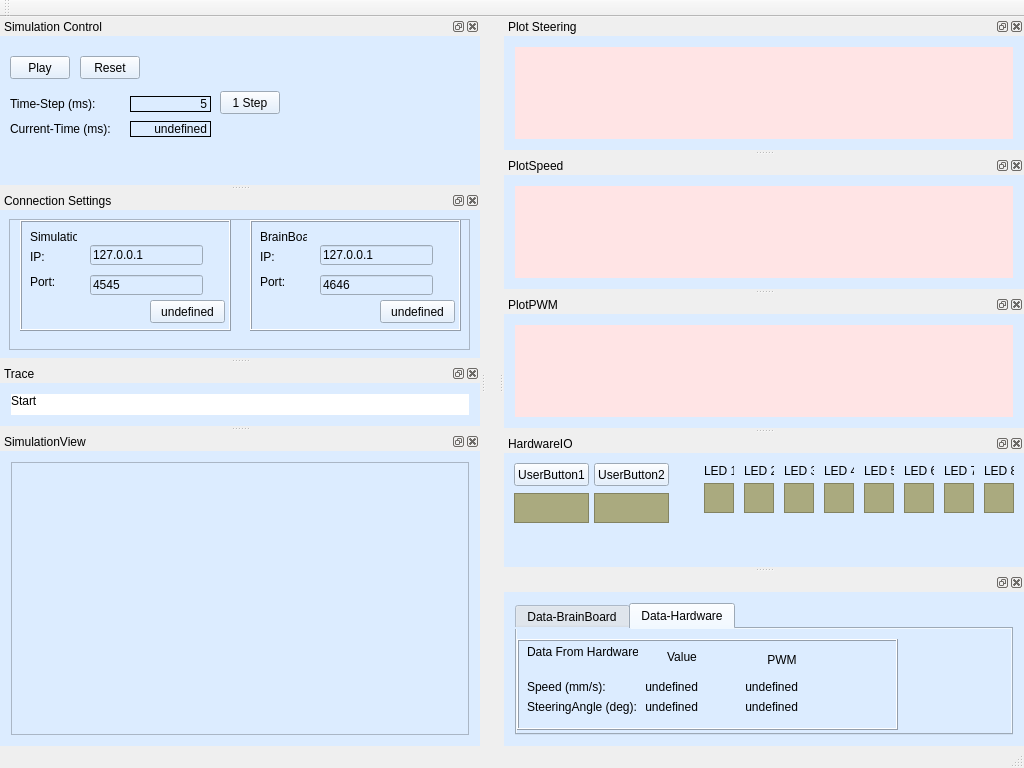
<?xml version="1.0" encoding="UTF-8"?>
<ui version="4.0">
 <class>MainWindow</class>
 <widget class="QMainWindow" name="MainWindow">
  <property name="geometry">
   <rect>
    <x>0</x>
    <y>0</y>
    <width>1024</width>
    <height>768</height>
   </rect>
  </property>
  <property name="windowTitle">
   <string>MainWindow</string>
  </property>
  <widget class="QWidget" name="centralWidget">
   <property name="layoutDirection">
    <enum>Qt::LeftToRight</enum>
   </property>
  </widget>
  <widget class="QMenuBar" name="menuBar">
   <property name="geometry">
    <rect>
     <x>0</x>
     <y>0</y>
     <width>1024</width>
     <height>21</height>
    </rect>
   </property>
  </widget>
  <widget class="QToolBar" name="mainToolBar">
   <attribute name="toolBarArea">
    <enum>TopToolBarArea</enum>
   </attribute>
   <attribute name="toolBarBreak">
    <bool>false</bool>
   </attribute>
  </widget>
  <widget class="QStatusBar" name="statusBar"/>
  <widget class="QDockWidget" name="dockWidgetPlotSteering">
   <property name="minimumSize">
    <size>
     <width>320</width>
     <height>100</height>
    </size>
   </property>
   <property name="styleSheet">
    <string notr="true">background-color: rgb(220, 236, 255);</string>
   </property>
   <property name="windowTitle">
    <string>Plot Steering</string>
   </property>
   <attribute name="dockWidgetArea">
    <number>2</number>
   </attribute>
   <widget class="QWidget" name="dockWidgetContents">
    <layout class="QGridLayout" name="gridLayout_2">
     <item row="0" column="0">
      <widget class="QCustomPlot" name="plotSteeringAngle" native="true">
       <property name="styleSheet">
        <string notr="true">background-color: rgb(255, 228, 229);</string>
       </property>
      </widget>
     </item>
    </layout>
   </widget>
  </widget>
  <widget class="QDockWidget" name="dockWidgetPlotSpeed_2">
   <property name="minimumSize">
    <size>
     <width>76</width>
     <height>100</height>
    </size>
   </property>
   <property name="styleSheet">
    <string notr="true">background-color: rgb(220, 236, 255);</string>
   </property>
   <property name="windowTitle">
    <string>PlotSpeed</string>
   </property>
   <attribute name="dockWidgetArea">
    <number>2</number>
   </attribute>
   <widget class="QWidget" name="dockWidgetContents_2">
    <layout class="QGridLayout" name="gridLayout">
     <item row="0" column="0">
      <widget class="QCustomPlot" name="plotSpeed" native="true">
       <property name="styleSheet">
        <string notr="true">background-color: rgb(255, 228, 229);</string>
       </property>
      </widget>
     </item>
    </layout>
   </widget>
  </widget>
  <widget class="QDockWidget" name="dockWidgetPlotPWM">
   <property name="minimumSize">
    <size>
     <width>76</width>
     <height>100</height>
    </size>
   </property>
   <property name="styleSheet">
    <string notr="true">background-color: rgb(220, 236, 255);</string>
   </property>
   <property name="windowTitle">
    <string>PlotPWM</string>
   </property>
   <attribute name="dockWidgetArea">
    <number>2</number>
   </attribute>
   <widget class="QWidget" name="dockWidgetContents_3">
    <layout class="QGridLayout" name="gridLayout_4">
     <item row="0" column="0">
      <widget class="QCustomPlot" name="plotPWM" native="true">
       <property name="styleSheet">
        <string notr="true">background-color: rgb(255, 228, 229);</string>
       </property>
      </widget>
     </item>
    </layout>
   </widget>
  </widget>
  <widget class="QDockWidget" name="dockWidgetSimulationControl">
   <property name="minimumSize">
    <size>
     <width>290</width>
     <height>150</height>
    </size>
   </property>
   <property name="styleSheet">
    <string notr="true">background-color: rgb(220, 236, 255);</string>
   </property>
   <property name="windowTitle">
    <string>Simulation Control</string>
   </property>
   <attribute name="dockWidgetArea">
    <number>1</number>
   </attribute>
   <widget class="QWidget" name="dockWidgetContents_4">
    <widget class="QPushButton" name="pushButtonSimulationStepForward">
     <property name="geometry">
      <rect>
       <x>220</x>
       <y>55</y>
       <width>60</width>
       <height>23</height>
      </rect>
     </property>
     <property name="text">
      <string>1 Step</string>
     </property>
    </widget>
    <widget class="QPushButton" name="pushButtonSimulationReset">
     <property name="geometry">
      <rect>
       <x>80</x>
       <y>20</y>
       <width>60</width>
       <height>23</height>
      </rect>
     </property>
     <property name="text">
      <string>Reset</string>
     </property>
    </widget>
    <widget class="QLabel" name="label">
     <property name="geometry">
      <rect>
       <x>10</x>
       <y>85</y>
       <width>100</width>
       <height>16</height>
      </rect>
     </property>
     <property name="text">
      <string>Current-Time (ms):</string>
     </property>
    </widget>
    <widget class="QLabel" name="label_2">
     <property name="geometry">
      <rect>
       <x>10</x>
       <y>60</y>
       <width>100</width>
       <height>16</height>
      </rect>
     </property>
     <property name="text">
      <string>Time-Step (ms):</string>
     </property>
    </widget>
    <widget class="QLabel" name="labelSimulationCurrentTime">
     <property name="geometry">
      <rect>
       <x>130</x>
       <y>85</y>
       <width>81</width>
       <height>16</height>
      </rect>
     </property>
     <property name="layoutDirection">
      <enum>Qt::LeftToRight</enum>
     </property>
     <property name="frameShape">
      <enum>QFrame::Box</enum>
     </property>
     <property name="text">
      <string>undefined</string>
     </property>
     <property name="textFormat">
      <enum>Qt::AutoText</enum>
     </property>
     <property name="alignment">
      <set>Qt::AlignRight|Qt::AlignTrailing|Qt::AlignVCenter</set>
     </property>
    </widget>
    <widget class="QLabel" name="labelSimulationTimeStep">
     <property name="geometry">
      <rect>
       <x>130</x>
       <y>60</y>
       <width>81</width>
       <height>16</height>
      </rect>
     </property>
     <property name="layoutDirection">
      <enum>Qt::LeftToRight</enum>
     </property>
     <property name="styleSheet">
      <string notr="true">border-color: rgb(0, 0, 0);</string>
     </property>
     <property name="frameShape">
      <enum>QFrame::Box</enum>
     </property>
     <property name="text">
      <string>5</string>
     </property>
     <property name="textFormat">
      <enum>Qt::AutoText</enum>
     </property>
     <property name="alignment">
      <set>Qt::AlignRight|Qt::AlignTrailing|Qt::AlignVCenter</set>
     </property>
    </widget>
    <widget class="QPushButton" name="pushButtonSimulationPlay">
     <property name="geometry">
      <rect>
       <x>10</x>
       <y>20</y>
       <width>60</width>
       <height>23</height>
      </rect>
     </property>
     <property name="text">
      <string>Play</string>
     </property>
    </widget>
   </widget>
  </widget>
  <widget class="QDockWidget" name="dockWidgetHardwareIO">
   <property name="minimumSize">
    <size>
     <width>520</width>
     <height>100</height>
    </size>
   </property>
   <property name="styleSheet">
    <string notr="true">background-color: rgb(220, 236, 255);</string>
   </property>
   <property name="windowTitle">
    <string>HardwareIO</string>
   </property>
   <attribute name="dockWidgetArea">
    <number>2</number>
   </attribute>
   <widget class="QWidget" name="dockWidgetContents_12">
    <widget class="QPushButton" name="pushButtonUserButton1">
     <property name="geometry">
      <rect>
       <x>10</x>
       <y>10</y>
       <width>75</width>
       <height>23</height>
      </rect>
     </property>
     <property name="text">
      <string>UserButton1</string>
     </property>
    </widget>
    <widget class="QPushButton" name="pushButtonUserButton2">
     <property name="geometry">
      <rect>
       <x>90</x>
       <y>10</y>
       <width>75</width>
       <height>23</height>
      </rect>
     </property>
     <property name="text">
      <string>UserButton2</string>
     </property>
    </widget>
    <widget class="QLabel" name="label_9">
     <property name="geometry">
      <rect>
       <x>200</x>
       <y>10</y>
       <width>30</width>
       <height>16</height>
      </rect>
     </property>
     <property name="text">
      <string>LED 1</string>
     </property>
    </widget>
    <widget class="QFrame" name="frameLED1">
     <property name="geometry">
      <rect>
       <x>200</x>
       <y>30</y>
       <width>30</width>
       <height>30</height>
      </rect>
     </property>
     <property name="styleSheet">
      <string notr="true">background-color: rgb(170, 170, 127);</string>
     </property>
     <property name="frameShape">
      <enum>QFrame::StyledPanel</enum>
     </property>
     <property name="frameShadow">
      <enum>QFrame::Raised</enum>
     </property>
    </widget>
    <widget class="QFrame" name="frameLED2">
     <property name="geometry">
      <rect>
       <x>240</x>
       <y>30</y>
       <width>30</width>
       <height>30</height>
      </rect>
     </property>
     <property name="styleSheet">
      <string notr="true">background-color: rgb(170, 170, 127);</string>
     </property>
     <property name="frameShape">
      <enum>QFrame::StyledPanel</enum>
     </property>
     <property name="frameShadow">
      <enum>QFrame::Raised</enum>
     </property>
    </widget>
    <widget class="QLabel" name="label_10">
     <property name="geometry">
      <rect>
       <x>240</x>
       <y>10</y>
       <width>30</width>
       <height>16</height>
      </rect>
     </property>
     <property name="text">
      <string>LED 2</string>
     </property>
    </widget>
    <widget class="QFrame" name="frameLED3">
     <property name="geometry">
      <rect>
       <x>280</x>
       <y>30</y>
       <width>30</width>
       <height>30</height>
      </rect>
     </property>
     <property name="styleSheet">
      <string notr="true">background-color: rgb(170, 170, 127);</string>
     </property>
     <property name="frameShape">
      <enum>QFrame::StyledPanel</enum>
     </property>
     <property name="frameShadow">
      <enum>QFrame::Raised</enum>
     </property>
    </widget>
    <widget class="QLabel" name="label_11">
     <property name="geometry">
      <rect>
       <x>320</x>
       <y>10</y>
       <width>30</width>
       <height>16</height>
      </rect>
     </property>
     <property name="text">
      <string>LED 4</string>
     </property>
    </widget>
    <widget class="QLabel" name="label_12">
     <property name="geometry">
      <rect>
       <x>280</x>
       <y>10</y>
       <width>30</width>
       <height>16</height>
      </rect>
     </property>
     <property name="text">
      <string>LED 3</string>
     </property>
    </widget>
    <widget class="QFrame" name="frameLED4">
     <property name="geometry">
      <rect>
       <x>320</x>
       <y>30</y>
       <width>30</width>
       <height>30</height>
      </rect>
     </property>
     <property name="styleSheet">
      <string notr="true">background-color: rgb(170, 170, 127);</string>
     </property>
     <property name="frameShape">
      <enum>QFrame::StyledPanel</enum>
     </property>
     <property name="frameShadow">
      <enum>QFrame::Raised</enum>
     </property>
    </widget>
    <widget class="QFrame" name="frameLED5">
     <property name="geometry">
      <rect>
       <x>360</x>
       <y>30</y>
       <width>30</width>
       <height>30</height>
      </rect>
     </property>
     <property name="styleSheet">
      <string notr="true">background-color: rgb(170, 170, 127);</string>
     </property>
     <property name="frameShape">
      <enum>QFrame::StyledPanel</enum>
     </property>
     <property name="frameShadow">
      <enum>QFrame::Raised</enum>
     </property>
    </widget>
    <widget class="QLabel" name="label_13">
     <property name="geometry">
      <rect>
       <x>480</x>
       <y>10</y>
       <width>30</width>
       <height>16</height>
      </rect>
     </property>
     <property name="text">
      <string>LED 8</string>
     </property>
    </widget>
    <widget class="QFrame" name="frameLED7">
     <property name="geometry">
      <rect>
       <x>440</x>
       <y>30</y>
       <width>30</width>
       <height>30</height>
      </rect>
     </property>
     <property name="styleSheet">
      <string notr="true">background-color: rgb(170, 170, 127);</string>
     </property>
     <property name="frameShape">
      <enum>QFrame::StyledPanel</enum>
     </property>
     <property name="frameShadow">
      <enum>QFrame::Raised</enum>
     </property>
    </widget>
    <widget class="QLabel" name="label_14">
     <property name="geometry">
      <rect>
       <x>440</x>
       <y>10</y>
       <width>30</width>
       <height>16</height>
      </rect>
     </property>
     <property name="text">
      <string>LED 7</string>
     </property>
    </widget>
    <widget class="QLabel" name="label_15">
     <property name="geometry">
      <rect>
       <x>400</x>
       <y>10</y>
       <width>30</width>
       <height>16</height>
      </rect>
     </property>
     <property name="text">
      <string>LED 6</string>
     </property>
    </widget>
    <widget class="QFrame" name="frameLED8">
     <property name="geometry">
      <rect>
       <x>480</x>
       <y>30</y>
       <width>30</width>
       <height>30</height>
      </rect>
     </property>
     <property name="styleSheet">
      <string notr="true">background-color: rgb(170, 170, 127);</string>
     </property>
     <property name="frameShape">
      <enum>QFrame::StyledPanel</enum>
     </property>
     <property name="frameShadow">
      <enum>QFrame::Raised</enum>
     </property>
    </widget>
    <widget class="QLabel" name="label_16">
     <property name="geometry">
      <rect>
       <x>360</x>
       <y>10</y>
       <width>30</width>
       <height>16</height>
      </rect>
     </property>
     <property name="text">
      <string>LED 5</string>
     </property>
    </widget>
    <widget class="QFrame" name="frameLED6">
     <property name="geometry">
      <rect>
       <x>400</x>
       <y>30</y>
       <width>30</width>
       <height>30</height>
      </rect>
     </property>
     <property name="styleSheet">
      <string notr="true">background-color: rgb(170, 170, 127);</string>
     </property>
     <property name="frameShape">
      <enum>QFrame::StyledPanel</enum>
     </property>
     <property name="frameShadow">
      <enum>QFrame::Raised</enum>
     </property>
    </widget>
    <widget class="QFrame" name="frameUserButton1">
     <property name="geometry">
      <rect>
       <x>10</x>
       <y>40</y>
       <width>75</width>
       <height>30</height>
      </rect>
     </property>
     <property name="styleSheet">
      <string notr="true">background-color: rgb(170, 170, 127);</string>
     </property>
     <property name="frameShape">
      <enum>QFrame::StyledPanel</enum>
     </property>
     <property name="frameShadow">
      <enum>QFrame::Raised</enum>
     </property>
    </widget>
    <widget class="QFrame" name="frameUserButton2">
     <property name="geometry">
      <rect>
       <x>90</x>
       <y>40</y>
       <width>75</width>
       <height>30</height>
      </rect>
     </property>
     <property name="styleSheet">
      <string notr="true">background-color: rgb(170, 170, 127);</string>
     </property>
     <property name="frameShape">
      <enum>QFrame::StyledPanel</enum>
     </property>
     <property name="frameShadow">
      <enum>QFrame::Raised</enum>
     </property>
    </widget>
   </widget>
  </widget>
  <widget class="QDockWidget" name="dockWidgetConnection">
   <property name="minimumSize">
    <size>
     <width>480</width>
     <height>150</height>
    </size>
   </property>
   <property name="styleSheet">
    <string notr="true">background-color: rgb(220, 236, 255);</string>
   </property>
   <property name="windowTitle">
    <string>Connection Settings</string>
   </property>
   <attribute name="dockWidgetArea">
    <number>1</number>
   </attribute>
   <widget class="QWidget" name="dockWidgetContents_7">
    <widget class="QScrollArea" name="scrollAreaConnectionSettings">
     <property name="geometry">
      <rect>
       <x>9</x>
       <y>9</y>
       <width>461</width>
       <height>131</height>
      </rect>
     </property>
     <property name="widgetResizable">
      <bool>true</bool>
     </property>
     <widget class="QWidget" name="scrollAreaWidgetContents">
      <property name="geometry">
       <rect>
        <x>0</x>
        <y>0</y>
        <width>459</width>
        <height>129</height>
       </rect>
      </property>
      <widget class="QFrame" name="frame">
       <property name="geometry">
        <rect>
         <x>10</x>
         <y>0</y>
         <width>211</width>
         <height>111</height>
        </rect>
       </property>
       <property name="frameShape">
        <enum>QFrame::Box</enum>
       </property>
       <property name="frameShadow">
        <enum>QFrame::Raised</enum>
       </property>
       <widget class="QLabel" name="label_18">
        <property name="geometry">
         <rect>
          <x>10</x>
          <y>55</y>
          <width>47</width>
          <height>13</height>
         </rect>
        </property>
        <property name="text">
         <string>Port:</string>
        </property>
       </widget>
       <widget class="QLabel" name="label_17">
        <property name="geometry">
         <rect>
          <x>10</x>
          <y>30</y>
          <width>47</width>
          <height>13</height>
         </rect>
        </property>
        <property name="text">
         <string>IP:</string>
        </property>
       </widget>
       <widget class="QLabel" name="label_19">
        <property name="geometry">
         <rect>
          <x>10</x>
          <y>10</y>
          <width>47</width>
          <height>13</height>
         </rect>
        </property>
        <property name="text">
         <string>Simulation</string>
        </property>
       </widget>
       <widget class="QPushButton" name="pushButtonSimulationConnection">
        <property name="geometry">
         <rect>
          <x>130</x>
          <y>80</y>
          <width>75</width>
          <height>23</height>
         </rect>
        </property>
        <property name="text">
         <string>undefined</string>
        </property>
       </widget>
       <widget class="QLineEdit" name="lineEditSimulationIP">
        <property name="geometry">
         <rect>
          <x>70</x>
          <y>25</y>
          <width>113</width>
          <height>20</height>
         </rect>
        </property>
        <property name="text">
         <string>127.0.0.1</string>
        </property>
       </widget>
       <widget class="QLineEdit" name="lineEditSimulationPort">
        <property name="geometry">
         <rect>
          <x>70</x>
          <y>55</y>
          <width>113</width>
          <height>20</height>
         </rect>
        </property>
        <property name="text">
         <string>4545</string>
        </property>
       </widget>
      </widget>
      <widget class="QFrame" name="frame_2">
       <property name="geometry">
        <rect>
         <x>240</x>
         <y>0</y>
         <width>211</width>
         <height>111</height>
        </rect>
       </property>
       <property name="frameShape">
        <enum>QFrame::Box</enum>
       </property>
       <property name="frameShadow">
        <enum>QFrame::Raised</enum>
       </property>
       <widget class="QLabel" name="label_20">
        <property name="geometry">
         <rect>
          <x>10</x>
          <y>55</y>
          <width>47</width>
          <height>13</height>
         </rect>
        </property>
        <property name="text">
         <string>Port:</string>
        </property>
       </widget>
       <widget class="QLabel" name="label_21">
        <property name="geometry">
         <rect>
          <x>10</x>
          <y>30</y>
          <width>47</width>
          <height>13</height>
         </rect>
        </property>
        <property name="text">
         <string>IP:</string>
        </property>
       </widget>
       <widget class="QLabel" name="label_22">
        <property name="geometry">
         <rect>
          <x>10</x>
          <y>10</y>
          <width>47</width>
          <height>13</height>
         </rect>
        </property>
        <property name="text">
         <string>BrainBoard</string>
        </property>
       </widget>
       <widget class="QPushButton" name="pushButtonBrainBoardConnection">
        <property name="geometry">
         <rect>
          <x>130</x>
          <y>80</y>
          <width>75</width>
          <height>23</height>
         </rect>
        </property>
        <property name="text">
         <string>undefined</string>
        </property>
       </widget>
       <widget class="QLineEdit" name="lineEditBrainBoardIP">
        <property name="geometry">
         <rect>
          <x>70</x>
          <y>25</y>
          <width>113</width>
          <height>20</height>
         </rect>
        </property>
        <property name="text">
         <string>127.0.0.1</string>
        </property>
       </widget>
       <widget class="QLineEdit" name="lineEditBrainBoardPort">
        <property name="geometry">
         <rect>
          <x>70</x>
          <y>55</y>
          <width>113</width>
          <height>20</height>
         </rect>
        </property>
        <property name="text">
         <string>4646</string>
        </property>
       </widget>
      </widget>
     </widget>
    </widget>
   </widget>
  </widget>
  <widget class="QDockWidget" name="dockWidgetTrace">
   <property name="styleSheet">
    <string notr="true">background-color: rgb(220, 236, 255);</string>
   </property>
   <property name="windowTitle">
    <string>Trace</string>
   </property>
   <attribute name="dockWidgetArea">
    <number>1</number>
   </attribute>
   <widget class="QWidget" name="dockWidgetContents_8">
    <layout class="QGridLayout" name="gridLayout_5">
     <item row="0" column="0">
      <widget class="QLabel" name="label_3">
       <property name="styleSheet">
        <string notr="true">background-color: rgb(255, 255, 255);</string>
       </property>
       <property name="text">
        <string>Start</string>
       </property>
       <property name="alignment">
        <set>Qt::AlignLeading|Qt::AlignLeft|Qt::AlignTop</set>
       </property>
      </widget>
     </item>
    </layout>
   </widget>
  </widget>
  <widget class="QDockWidget" name="dockWidgetSimulationView">
   <property name="minimumSize">
    <size>
     <width>338</width>
     <height>280</height>
    </size>
   </property>
   <property name="styleSheet">
    <string notr="true">background-color: rgb(220, 236, 255);</string>
   </property>
   <property name="windowTitle">
    <string>SimulationView</string>
   </property>
   <attribute name="dockWidgetArea">
    <number>1</number>
   </attribute>
   <widget class="QWidget" name="dockWidgetContents_16">
    <layout class="QGridLayout" name="gridLayout_14">
     <item row="0" column="0">
      <widget class="QGraphicsView" name="graphicsViewSimulationView">
       <property name="minimumSize">
        <size>
         <width>320</width>
         <height>240</height>
        </size>
       </property>
       <property name="autoFillBackground">
        <bool>true</bool>
       </property>
       <property name="alignment">
        <set>Qt::AlignBottom|Qt::AlignHCenter</set>
       </property>
      </widget>
     </item>
    </layout>
   </widget>
  </widget>
  <widget class="QDockWidget" name="dockWidget_2">
   <property name="minimumSize">
    <size>
     <width>145</width>
     <height>130</height>
    </size>
   </property>
   <property name="styleSheet">
    <string notr="true">background-color: rgb(220, 236, 255);</string>
   </property>
   <attribute name="dockWidgetArea">
    <number>2</number>
   </attribute>
   <widget class="QWidget" name="dockWidgetContents_17">
    <layout class="QGridLayout" name="gridLayout_3">
     <item row="0" column="0">
      <widget class="QTabWidget" name="tabWidget">
       <property name="currentIndex">
        <number>1</number>
       </property>
       <widget class="QWidget" name="tab">
        <attribute name="title">
         <string>Data-BrainBoard</string>
        </attribute>
        <widget class="QFrame" name="frame_3">
         <property name="geometry">
          <rect>
           <x>10</x>
           <y>10</y>
           <width>191</width>
           <height>91</height>
          </rect>
         </property>
         <property name="frameShape">
          <enum>QFrame::Box</enum>
         </property>
         <property name="frameShadow">
          <enum>QFrame::Raised</enum>
         </property>
         <widget class="QLabel" name="label_23">
          <property name="geometry">
           <rect>
            <x>10</x>
            <y>5</y>
            <width>111</width>
            <height>16</height>
           </rect>
          </property>
          <property name="text">
           <string>Data From BrainBoard</string>
          </property>
         </widget>
         <widget class="QLabel" name="label_24">
          <property name="geometry">
           <rect>
            <x>10</x>
            <y>40</y>
            <width>111</width>
            <height>16</height>
           </rect>
          </property>
          <property name="text">
           <string>Speed (mm/s):</string>
          </property>
         </widget>
         <widget class="QLabel" name="label_25">
          <property name="geometry">
           <rect>
            <x>10</x>
            <y>60</y>
            <width>111</width>
            <height>16</height>
           </rect>
          </property>
          <property name="text">
           <string>SteeringAngle (deg):</string>
          </property>
         </widget>
         <widget class="QLabel" name="labelSpeedFromBrainBoard">
          <property name="geometry">
           <rect>
            <x>120</x>
            <y>40</y>
            <width>61</width>
            <height>16</height>
           </rect>
          </property>
          <property name="text">
           <string>undefined</string>
          </property>
          <property name="alignment">
           <set>Qt::AlignRight|Qt::AlignTrailing|Qt::AlignVCenter</set>
          </property>
         </widget>
         <widget class="QLabel" name="labelSteeringAngleFromBrainBoard">
          <property name="geometry">
           <rect>
            <x>120</x>
            <y>60</y>
            <width>61</width>
            <height>16</height>
           </rect>
          </property>
          <property name="text">
           <string>undefined</string>
          </property>
          <property name="alignment">
           <set>Qt::AlignRight|Qt::AlignTrailing|Qt::AlignVCenter</set>
          </property>
         </widget>
        </widget>
       </widget>
       <widget class="QWidget" name="tab_2">
        <attribute name="title">
         <string>Data-Hardware</string>
        </attribute>
        <widget class="QFrame" name="frame_4">
         <property name="geometry">
          <rect>
           <x>0</x>
           <y>10</y>
           <width>381</width>
           <height>91</height>
          </rect>
         </property>
         <property name="frameShape">
          <enum>QFrame::Box</enum>
         </property>
         <property name="frameShadow">
          <enum>QFrame::Raised</enum>
         </property>
         <widget class="QLabel" name="label_26">
          <property name="geometry">
           <rect>
            <x>10</x>
            <y>5</y>
            <width>111</width>
            <height>16</height>
           </rect>
          </property>
          <property name="text">
           <string>Data From Hardware</string>
          </property>
         </widget>
         <widget class="QLabel" name="label_27">
          <property name="geometry">
           <rect>
            <x>10</x>
            <y>40</y>
            <width>111</width>
            <height>16</height>
           </rect>
          </property>
          <property name="text">
           <string>Speed (mm/s):</string>
          </property>
         </widget>
         <widget class="QLabel" name="label_28">
          <property name="geometry">
           <rect>
            <x>10</x>
            <y>60</y>
            <width>111</width>
            <height>16</height>
           </rect>
          </property>
          <property name="text">
           <string>SteeringAngle (deg):</string>
          </property>
         </widget>
         <widget class="QLabel" name="labelSpeedHardware">
          <property name="geometry">
           <rect>
            <x>120</x>
            <y>40</y>
            <width>61</width>
            <height>16</height>
           </rect>
          </property>
          <property name="text">
           <string>undefined</string>
          </property>
          <property name="alignment">
           <set>Qt::AlignRight|Qt::AlignTrailing|Qt::AlignVCenter</set>
          </property>
         </widget>
         <widget class="QLabel" name="labelSteeringAngleHardware">
          <property name="geometry">
           <rect>
            <x>120</x>
            <y>60</y>
            <width>61</width>
            <height>16</height>
           </rect>
          </property>
          <property name="text">
           <string>undefined</string>
          </property>
          <property name="alignment">
           <set>Qt::AlignRight|Qt::AlignTrailing|Qt::AlignVCenter</set>
          </property>
         </widget>
         <widget class="QLabel" name="label_29">
          <property name="geometry">
           <rect>
            <x>240</x>
            <y>10</y>
            <width>50</width>
            <height>21</height>
           </rect>
          </property>
          <property name="minimumSize">
           <size>
            <width>50</width>
            <height>0</height>
           </size>
          </property>
          <property name="text">
           <string>PWM</string>
          </property>
          <property name="alignment">
           <set>Qt::AlignCenter</set>
          </property>
         </widget>
         <widget class="QLabel" name="label_30">
          <property name="geometry">
           <rect>
            <x>140</x>
            <y>10</y>
            <width>50</width>
            <height>16</height>
           </rect>
          </property>
          <property name="minimumSize">
           <size>
            <width>50</width>
            <height>0</height>
           </size>
          </property>
          <property name="text">
           <string>Value</string>
          </property>
          <property name="alignment">
           <set>Qt::AlignCenter</set>
          </property>
         </widget>
         <widget class="QLabel" name="labelSpeedHardwarePWM">
          <property name="geometry">
           <rect>
            <x>220</x>
            <y>40</y>
            <width>61</width>
            <height>16</height>
           </rect>
          </property>
          <property name="text">
           <string>undefined</string>
          </property>
          <property name="alignment">
           <set>Qt::AlignRight|Qt::AlignTrailing|Qt::AlignVCenter</set>
          </property>
         </widget>
         <widget class="QLabel" name="labelSteeringAngleHardwarePWM">
          <property name="geometry">
           <rect>
            <x>220</x>
            <y>60</y>
            <width>61</width>
            <height>16</height>
           </rect>
          </property>
          <property name="text">
           <string>undefined</string>
          </property>
          <property name="alignment">
           <set>Qt::AlignRight|Qt::AlignTrailing|Qt::AlignVCenter</set>
          </property>
         </widget>
        </widget>
       </widget>
      </widget>
     </item>
    </layout>
   </widget>
  </widget>
 </widget>
 <layoutdefault spacing="6" margin="11"/>
 <customwidgets>
  <customwidget>
   <class>QCustomPlot</class>
   <extends>QWidget</extends>
   <header>qcustomplot.h</header>
   <container>1</container>
  </customwidget>
 </customwidgets>
 <resources/>
 <connections/>
</ui>
